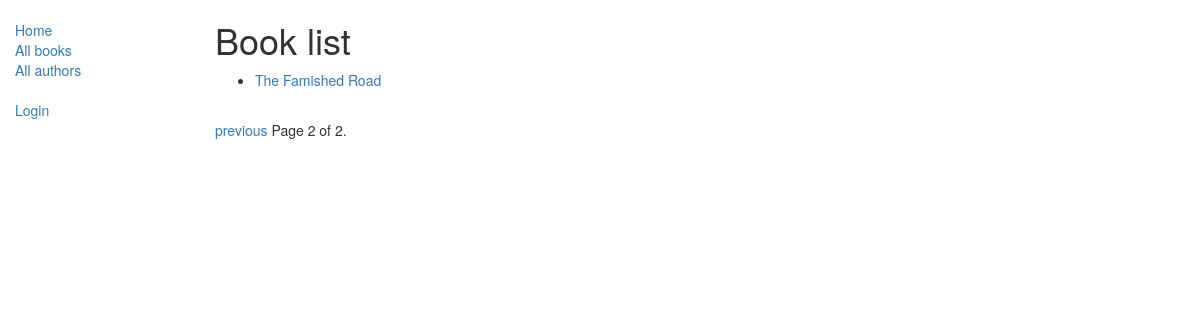
Page /catalog/books/?page=2 on the earlier database version.
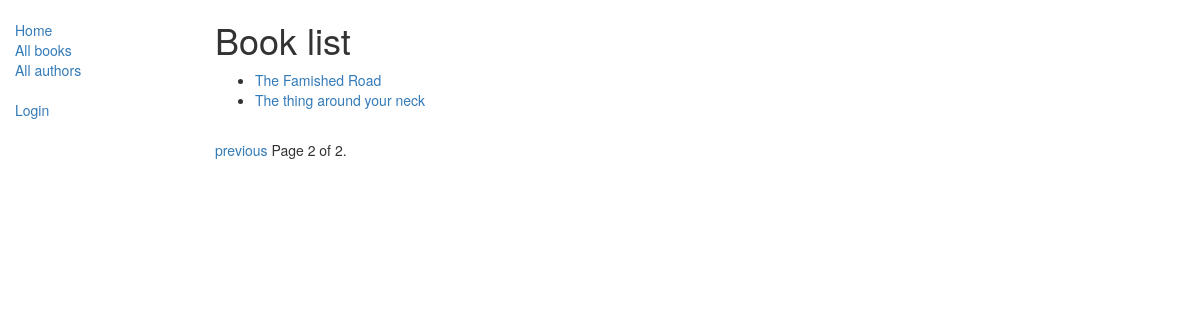
Same page on the later database version.
### catalog/models.py (models this page shows, shortened)
class Book(models.Model):
    title = models.CharField(max_length=200)
    author = models.ForeignKey('Author', on_delete=models.SET_NULL, null=True)
    summary = models.TextField(max_length=1000, help_text='Enter a brief description of the book')
    isbn = models.CharField('ISBN',max_length=13, help_text='13 Character <a href="https://www.isbn-international.org/content/what-isbn">ISBN number</a>')
    genre = models.ManyToManyField(Genre, help_text='Select a genre for this book')
    language = models.ForeignKey('Language', on_delete=models.SET_NULL, null=True)
    def get_absolute_url(self):
        return reverse('book-detail', args=[str(self.id)])
    def display_genre(self):
        """
        Creates a string for the Genre. This is required to display genre in Admin.
        """
        return ', '.join([ genre.name for genre in self.genre.all()[:3] ])
    display_genre.short_description = 'Genre'

### catalog/views.py (the view)
# urls.py: path('books/', views.BookListView.as_view() , name = 'books'),
class BookListView(generic.ListView):
    model = Book
    paginate_by = 5
    context_object_name = 'book_list'
    template_name = 'book_list.html'
    def get_context_data(self , **kwargs):
        context = super(BookListView , self).get_context_data(**kwargs)
        return context

### catalog/templates/catalog/book_list.html
{% extends "catalog/base_generic.html" %}
{%block content %}
    <h1>Book list</h1>
    {%if book_list %}
    <ul>
        {%for book in book_list %}
            <li>
                <a href ="{{book.get_absolute_url}}">{{book.title}}</a>
            </li>
        {% endfor %}
    </ul>
    {% else %}
        <p>There are no books in the library</p>
    {% endif %}
{% endblock%}

Differences in the rows shown:
added Book: title "The thing around your neck"
